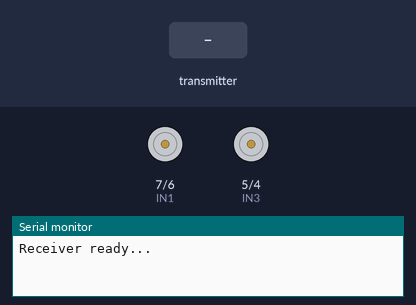
Simulated run of this sketch. Board: Arduino Uno, built with avr-gcc and run on an emulated ATmega328P. On the bench: motor-driver pin pairs drawn as motors (green arrow = first pin HIGH = forward, orange = second pin HIGH = backward, longer = more drive, scaled by the enable pin), the last lines printed to the serial monitor. The inputs (shaded band) are chosen by the test bench. No radio packets arrive unless stated.

Above: at 1.2 s.
1.3 s: the transmitter starts sending xValue = 0
At 1.8 s:
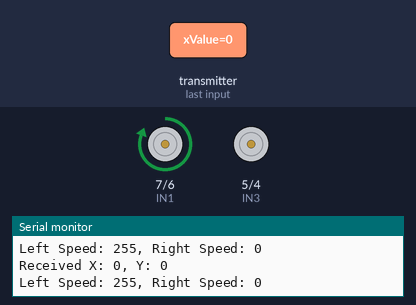
2.8 s: the transmitter starts sending yValue = 256
At 4.0 s:
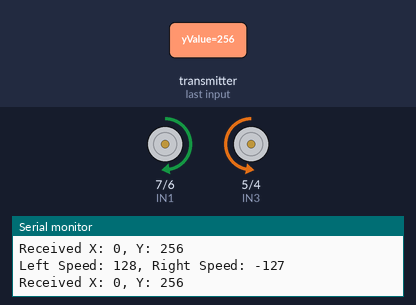
4.3 s: the transmitter starts sending xValue = 1023
At 5.5 s:
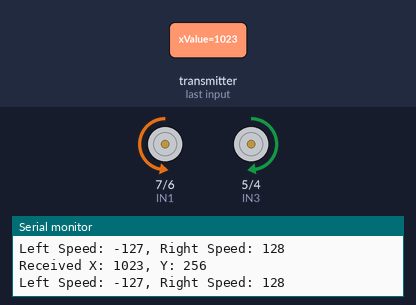
5.9 s: the transmitter starts sending yValue = 0
At 6.9 s:
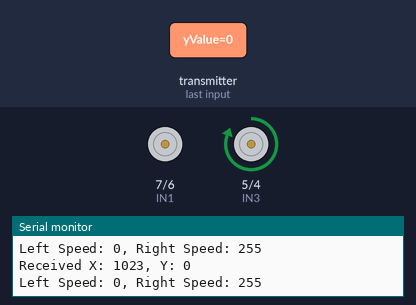
7.5 s: the transmitter starts sending xValue = 256
At 8.2 s:
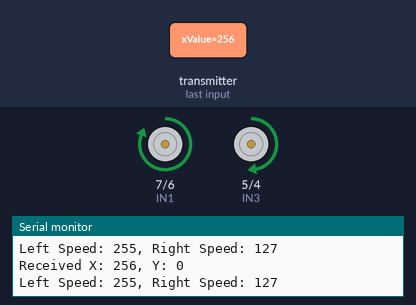
9.1 s: the transmitter starts sending yValue = 512
At 9.5 s:
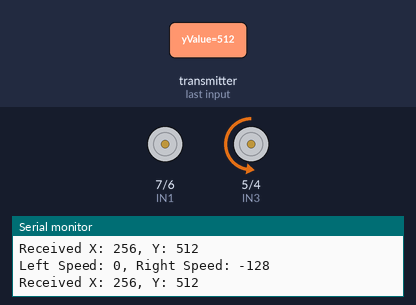
Timing chart, 0 to 11.6 s (numbered marks = the images above; inputs shaded):
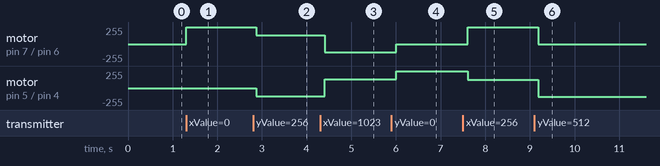

The sketch:

RC_car_receiver_code.ino
```cpp
#include <SPI.h>
#include <nRF24L01.h>
#include <RF24.h>

// nRF24L01 pins
#define CE_PIN   3 // Arduino Pin 3
#define CSN_PIN  8 // Arduino Pin 8

// L298N Motor Driver pins
#define ENA      9  // Enable/Speed for Motor A (PWM) - Left Motor
#define IN1      7  // Direction pin 1 for Motor A (Left)
#define IN2      6  // Direction pin 2 for Motor A (Left)

#define ENB      10 // Enable/Speed for Motor B (PWM) - Right Motor
#define IN3      5  // Direction pin 1 for Motor B (Right)
#define IN4      4  // Direction pin 2 for Motor B (Right)

RF24 radio(CE_PIN, CSN_PIN); // Create an RF24 object

const byte addresses[][6] = {"00001", "00002"}; // Addresses for communication

// Structure to hold joystick data
struct JoyData {
  int xValue; // X-axis of joystick 1 (steering)
  int yValue; // Y-axis of joystick 2 (throttle)
};

void setup() {
  Serial.begin(9600);

  // Initialize L298N pins as outputs
  pinMode(ENA, OUTPUT);
  pinMode(IN1, OUTPUT);
  pinMode(IN2, OUTPUT);
  pinMode(ENB, OUTPUT);
  pinMode(IN3, OUTPUT);
  pinMode(IN4, OUTPUT);

  // Set initial motor state to stopped
  digitalWrite(IN1, LOW);
  digitalWrite(IN2, LOW);
  digitalWrite(IN3, LOW);
  digitalWrite(IN4, LOW);
  analogWrite(ENA, 0);
  analogWrite(ENB, 0);

  // Initialize nRF24L01
  if (!radio.begin()) {
    Serial.println("radio.begin() failed");
    while (1); // Halt if radio fails to initialize
  }
  radio.openReadingPipe(1, addresses[0]); // Open a pipe for reading (address must match transmitter's writing pipe)
  radio.setPALevel(RF24_PA_LOW); // Set power amplifier level
  radio.startListening(); // Start listening for incoming data
  Serial.println("Receiver ready...");
}

void loop() {
  if (radio.available()) {
    JoyData data;
    radio.read(&data, sizeof(data));

    Serial.print("Received X: ");
    Serial.print(data.xValue);
    Serial.print(", Y: ");
    Serial.println(data.yValue);

    // Map joystick values (0-1023)
    // Joystick 1 X-axis (Steering): Left (0) to Right (1023), Center ~512
    // Joystick 2 Y-axis (Throttle): Forward (0) to Backward (1023), Center ~512
    // Inverted throttle: 0 (forward) maps to 255, 1023 (backward) maps to -255

    int throttle = map(data.yValue, 0, 1023, 255, -255); // Main speed (forward/backward)
    int steering = map(data.xValue, 0, 1023, -255, 255); // Steering amount (left/right)

    int leftMotorSpeed;
    int rightMotorSpeed;

    // Define a small dead zone for the joystick
    int joystickDeadZone = 50; // Adjust this value if your joystick is too sensitive around center

    // Check if throttle is within dead zone
    if (abs(throttle) < joystickDeadZone) {
      throttle = 0; // Stop the car if throttle is near center
    }

    // Check if steering is within dead zone
    if (abs(steering) < joystickDeadZone) {
      steering = 0; // No steering if joystick is near center
    }

    // --- Differential Steering Logic ---
    // This logic ensures that both motors are contributing to movement,
    // and one slows down or reverses relative to the other for turning.

    if (throttle >= 0) { // Moving Forward or Stopped
      if (steering >= 0) { // Turning Right (or going straight)
        rightMotorSpeed = throttle;
        leftMotorSpeed = throttle - steering; // Right motor slows down
      } else { // Turning Left
        rightMotorSpeed = throttle + steering; // Left motor slows down (since steering is negative)
        leftMotorSpeed = throttle;
      }
    } else { // Moving Backward
      if (steering >= 0) { // Turning Right (while reversing)
        rightMotorSpeed = throttle + steering; // Left motor slows down (less negative)
        leftMotorSpeed = throttle;
      } else { // Turning Left (while reversing)
        rightMotorSpeed = throttle;
        leftMotorSpeed = throttle - steering; // Right motor slows down (less negative, since steering is negative)
      }
    }

    // Ensure speeds are within valid PWM range (-255 to 255)
    leftMotorSpeed = constrain(leftMotorSpeed, -255, 255);
    rightMotorSpeed = constrain(rightMotorSpeed, -255, 255);

    Serial.print("Left Speed: ");
    Serial.print(leftMotorSpeed);
    Serial.print(", Right Speed: ");
    Serial.println(rightMotorSpeed);

    // Apply motor control
    setMotorSpeed(IN1, IN2, ENA, leftMotorSpeed); // Left Motor
    setMotorSpeed(IN3, IN4, ENB, rightMotorSpeed); // Right Motor
  }
}

// Helper function to control motor speed and direction
void setMotorSpeed(int in1Pin, int in2Pin, int enablePin, int speed) {
  if (speed > 0) { // Forward
    digitalWrite(in1Pin, HIGH);
    digitalWrite(in2Pin, LOW);
    analogWrite(enablePin, speed); // Speed is already constrained to 0-255
  } else if (speed < 0) { // Backward
    digitalWrite(in1Pin, LOW);
    digitalWrite(in2Pin, HIGH);
    analogWrite(enablePin, abs(speed)); // Use absolute speed, already constrained to 0-255
  } else { // Stop
    digitalWrite(in1Pin, LOW);
    digitalWrite(in2Pin, LOW);
    analogWrite(enablePin, 0);
  }
}
```

Measured:
- after the input at 1.3 s, motor on pin 7 (IN1) / pin 6 (IN2): stopped → forward 255/255 at once
- after the input at 2.8 s, motor on pin 7 (IN1) / pin 6 (IN2): forward 255/255 → forward 128/255 after 0.07 s; motor on pin 5 (IN3) / pin 4 (IN4): stopped → backward 127/255 after 0.07 s
- after the input at 4.3 s, motor on pin 7 (IN1) / pin 6 (IN2): forward 128/255 → backward 127/255 after 0.10 s; motor on pin 5 (IN3) / pin 4 (IN4): backward 127/255 → forward 128/255 after 0.10 s
- after the input at 5.9 s, motor on pin 7 (IN1) / pin 6 (IN2): backward 127/255 → stopped after 0.11 s; motor on pin 5 (IN3) / pin 4 (IN4): forward 128/255 → forward 255/255 after 0.11 s
- after the input at 7.5 s, motor on pin 7 (IN1) / pin 6 (IN2): stopped → forward 255/255 after 0.11 s; motor on pin 5 (IN3) / pin 4 (IN4): forward 255/255 → forward 127/255 after 0.11 s
- after the input at 9.1 s, motor on pin 7 (IN1) / pin 6 (IN2): forward 255/255 → stopped after 0.08 s; motor on pin 5 (IN3) / pin 4 (IN4): forward 127/255 → backward 128/255 after 0.08 s
